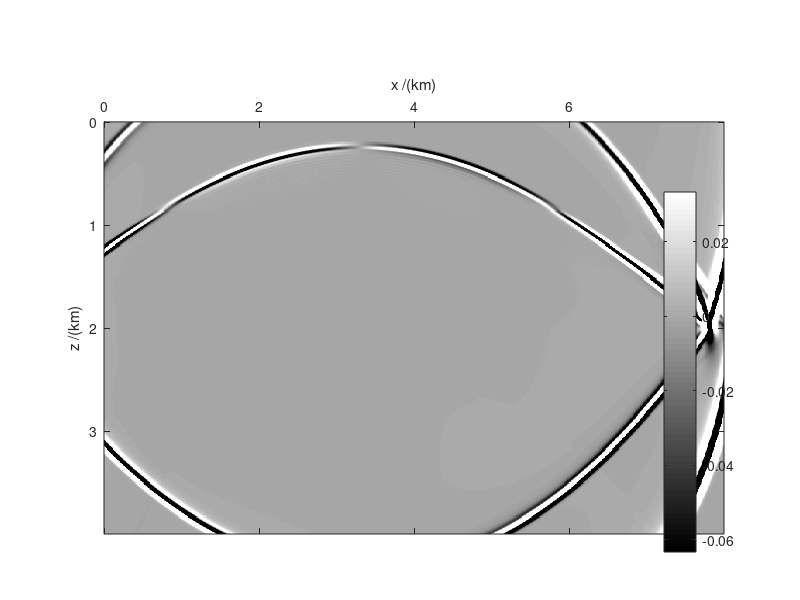

This chart was generated by the following MATLAB code: (Note: this script raises an error after producing the figure.)
clear;
clear all;
close all;
clc;
nz=400;
nx=800;
dx=10;dz=10;
xx=0:dx:dx*(nx-1);
zz=0:dz:dz*(nz-1);
xx=xx/1000;
zz=zz/1000;

%% reconstruction
fid=fopen('T2_3_5600vx0.dat','rb');  %T2 0.6
fid2=fopen('T2_6_2800vx0.dat','rb');    %T2 1.2
fid3=fopen('T2_12_1400vx0.dat','rb');     %T4 1.4
fid4=fopen('T4_14_1200vx0.dat','rb');   
fid5=fopen('T4_16_1050vx0.dat','rb'); 

p203=fread(fid,[nz,nx],'float');
p206=fread(fid2,[nz,nx],'float');
p212=fread(fid3,[nz,nx],'float');
p414=fread(fid4,[nz,nx],'float');
p416=fread(fid5,[nz,nx],'float');


maxvalue=(max(max(p203)));
minvalue=(max(max(p203)));
if maxvalue<abs(minvalue)
    maxvalue=abs(minvalue)
end
p203=p203/maxvalue;

maxvalue=(max(max(p206)));
minvalue=(max(max(p206)));
if maxvalue<abs(minvalue)
    maxvalue=abs(minvalue)
end
p206=p206/maxvalue;

% 
maxvalue=(max(max(p212)));
minvalue=(max(max(p212)));
if maxvalue<abs(minvalue)
    maxvalue=abs(minvalue);
end
p212=p212/maxvalue;

maxvalue=(max(max(p414)));
minvalue=(max(max(p414)));
if maxvalue<abs(minvalue)
    maxvalue=abs(minvalue);
end
p414=p414/maxvalue;
% 
maxvalue=(max(max(p416)));
minvalue=(max(max(p416)));
if maxvalue<abs(minvalue)
    maxvalue=abs(minvalue);
end
p416=p416/maxvalue;


fclose(fid);fclose(fid2);
fclose(fid3);fclose(fid4);fclose(fid5);


figure(1)
imagesc(xx,zz,p203);colormap(gray);mx=max(max(p203));mn=min(min(p203));caxis([mn mx]/30);set(gca,'xaxislocation','top'); xlabel('x /(km)');ylabel('z /(km)');colorbar;%title('vz seismogram ');
set(gcf,'Position',[100 100 280 160]); colorbar;
set(gca,'Position',[.13 .08 .680 .65]); colorbar('position',[0.83 0.08 0.04 0.6]);
set(gca,'xaxislocation','top'); xlabel('X (km)');ylabel('Z (km)');
figure_FontSize=18;   
set(get(gca,'XLabel'),'FontSize',figure_FontSize); 
set(get(gca,'YLabel'),'FontSize',figure_FontSize); 
set(gca,'FontSize',figure_FontSize);  
set(findobj(get(gca,'Children'),'LineWidth',0.5),'LineWidth',2); 
set(gcf, 'PaperPositionMode', 'manual');
caxis([-0.04 0.03]);

print (gcf,'-deps','-r300','./p203.eps');

figure(2)
imagesc(xx,zz,p206);colormap(gray);mx=max(max(p206));mn=min(min(p206));caxis([mn mx]/30);set(gca,'xaxislocation','top'); xlabel('x /(km)');ylabel('z /(km)');colorbar;%title('vx seismogram');
set(gcf,'Position',[100 100 280 160]); colorbar;
set(gca,'Position',[.13 .08 .680 .65]); colorbar('position',[0.83 0.08 0.04 0.6]);
set(gca,'xaxislocation','top'); xlabel('X (km)');ylabel('Z (km)');
figure_FontSize=18;   
set(get(gca,'XLabel'),'FontSize',figure_FontSize); 
set(get(gca,'YLabel'),'FontSize',figure_FontSize); 
set(gca,'FontSize',figure_FontSize);  
set(findobj(get(gca,'Children'),'LineWidth',0.5),'LineWidth',2); 
set(gcf, 'PaperPositionMode', 'manual');
caxis([-0.04 0.03]);

print (gcf,'-deps','-r300','./p206.eps');

figure(3)
imagesc(xx,zz,p212);colormap(gray);mx=max(max(p212));mn=min(min(p212));caxis([mn mx]/30);set(gca,'xaxislocation','top'); xlabel('x /(km)');ylabel('z /(km)');colorbar;%title('vz seismogram ');
set(gcf,'Position',[100 100 280 160]); colorbar;
set(gca,'Position',[.13 .08 .680 .65]); colorbar('position',[0.83 0.08 0.04 0.6]);
set(gca,'xaxislocation','top'); xlabel('X (km)');ylabel('Z (km)');
figure_FontSize=18;   
set(get(gca,'XLabel'),'FontSize',figure_FontSize); 
set(get(gca,'YLabel'),'FontSize',figure_FontSize); 
set(gca,'FontSize',figure_FontSize);  
set(findobj(get(gca,'Children'),'LineWidth',0.5),'LineWidth',2); 
set(gcf, 'PaperPositionMode', 'manual');
caxis([-0.04 0.03]);

print (gcf,'-deps','-r300','./p212.eps');

figure(4)
imagesc(xx,zz,p414);colormap(gray);mx=max(max(p414));mn=min(min(p414));caxis([mn mx]/30);set(gca,'xaxislocation','top'); xlabel('x /(km)');ylabel('z /(km)');colorbar;%title('vx seismogram');
set(gcf,'Position',[100 100 280 160]); colorbar;
set(gca,'Position',[.13 .08 .680 .65]); colorbar('position',[0.83 0.08 0.04 0.6]);
set(gca,'xaxislocation','top'); xlabel('X (km)');ylabel('Z (km)');
figure_FontSize=18;   
set(get(gca,'XLabel'),'FontSize',figure_FontSize); 
set(get(gca,'YLabel'),'FontSize',figure_FontSize); 
set(gca,'FontSize',figure_FontSize);  
set(findobj(get(gca,'Children'),'LineWidth',0.5),'LineWidth',2); 
set(gcf, 'PaperPositionMode', 'manual');
caxis([-0.04 0.03]);

print (gcf,'-deps','-r300','./p414.eps');

figure(5)
imagesc(xx,zz,p416);colormap(gray);mx=max(max(p416));mn=min(min(p416));caxis([mn mx]/30);set(gca,'xaxislocation','top'); xlabel('x /(km)');ylabel('z /(km)');colorbar;%title('vz seismogram ');
set(gcf,'Position',[100 100 280 160]); colorbar;
set(gca,'Position',[.13 .08 .680 .65]); colorbar('position',[0.83 0.08 0.04 0.6]);
set(gca,'xaxislocation','top'); xlabel('X (km)');ylabel('Z (km)');
figure_FontSize=18;   
set(get(gca,'XLabel'),'FontSize',figure_FontSize); 
set(get(gca,'YLabel'),'FontSize',figure_FontSize); 
set(gca,'FontSize',figure_FontSize);  
set(findobj(get(gca,'Children'),'LineWidth',0.5),'LineWidth',2); 
set(gcf, 'PaperPositionMode', 'manual');
caxis([-0.04 0.03]);

print (gcf,'-deps','-r300','./p416.eps');

line203=p203(350,:);
line206=p206(350,:);
line212=p212(350,:);
line414=p414(350,:);
line416=p416(350,:);


figure(6)
set(gcf,'Position',[100 100 600 240]); 
set(gcf,'Position',[100 300 600 240]);
axis();
h=plot(xx,line203,'-xg',xx,line206,'-b',xx,line212,'-.r',xx, line414,'-+k',xx, line416,'-*c','markersize',2);
xlabel('X (km)','fontsize',8);
ylabel('Amplitude','fontsize',8);
set(gca,'fontsize',8);
axis([5.5 8 -0.7 0.55]);
set(h,'LineWidth',0.1); 
legend(h,'T2 0.3 ms','T2 0.6 ms','T2 1.2 ms','T4 1.4 ms','T4 1.6 ms','Fontsize',6);

print (gcf,'-deps','-r600','./tracex.eps');

lline203=p203(:,700);
lline206=p206(:,700);
lline212=p212(:,700);
lline414=p414(:,700);
lline416=p416(:,700);

figure(7)
set(gcf,'Position',[100 100 600 240]); 
set(gcf,'Position',[100 300 600 250]);
axis();
h=plot(zz,lline203,'-xg',zz,lline206,'-b',zz,lline212,'-.r',zz, lline414,'-+k',zz, lline416,'-*c','markersize',2);
xlabel('Z (km)','fontsize',8);
ylabel('Amplitude','fontsize',8);
set(gca,'fontsize',12);
axis([0.4 3.8 -0.46 0.4]);

set(h,'LineWidth',0.1); 
legend(h,'T2 0.3 ms','T2 0.6 ms','T2 1.2 ms','T4 1.4 ms','T4 1.6 ms','Fontsize',6);

print (gcf,'-deps','-r600','./tracez.eps');